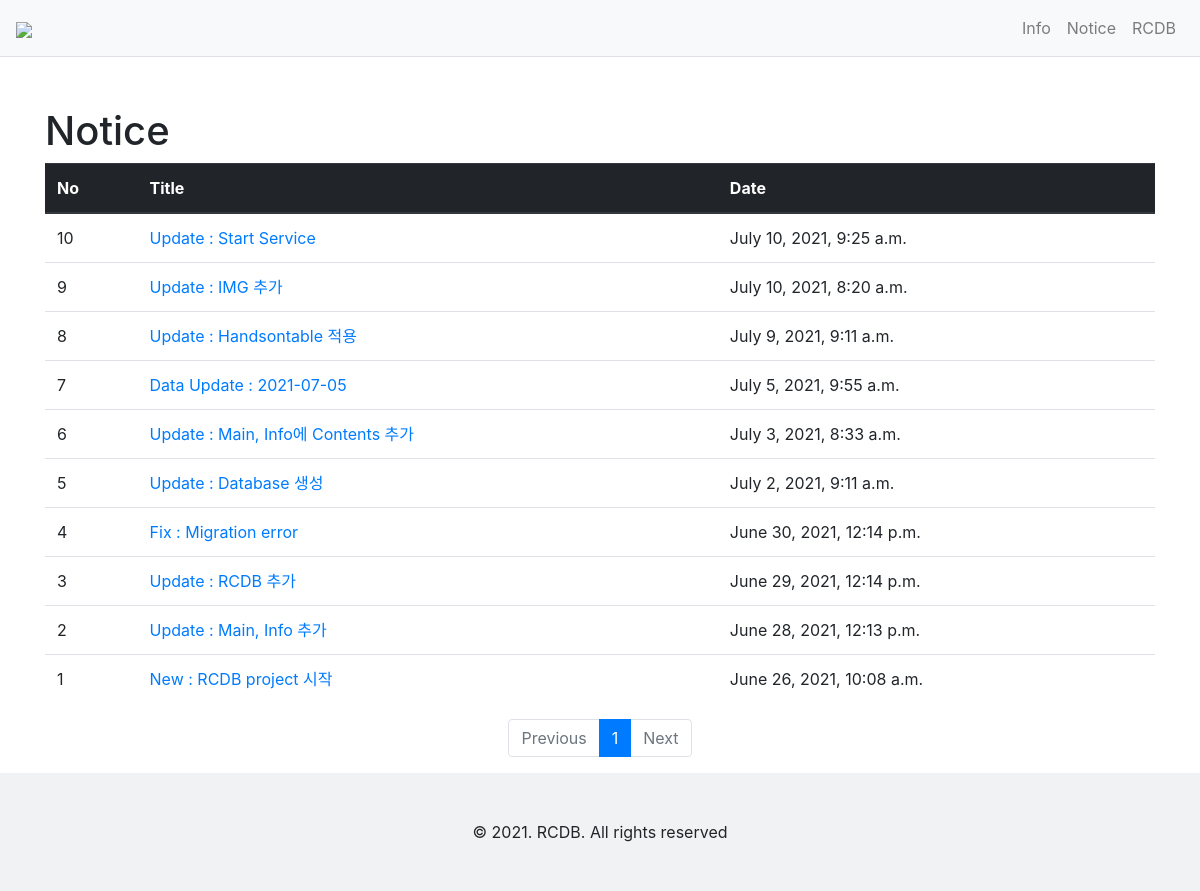
The page /notice/ on the database its author committed.
### notice/models.py (models this page shows, shortened)
class Notice(models.Model):
    subject = models.CharField(max_length=100)
    content = models.TextField()
    create_date = models.DateTimeField()

### notice/views.py (the view)
# urls.py: path('', views.index, name='index'),
def index(request):
    page = request.GET.get('page', '1')
    notice_list = Notice.objects.order_by('-create_date')
    paginator = Paginator(notice_list, 15)
    page_obj = paginator.get_page(page)
    context = {'notice_list': page_obj}
    return render(request, 'notice/notice_list.html', context)

### notice/templatetags/md_filter.py (called while the page is built)
@register.filter
def sub(value, arg):
    return value - arg

### templates/notice/notice_list.html
{% extends 'base.html' %}
{% load md_filter %}
{% block content %}
<div class="container my-3">
    <h1 style="margin-top : 50px ;">Notice</h1>
    <table class="table">
        <thead>
        <tr class="thead-dark">
            <th>No</th>
            <th>Title</th>
            <th>Date</th>
        </tr>
        </thead>
        <tbody>
        {% if notice_list %}
        {% for notice in notice_list %}
        <tr>
            <td>{{ notice_list.paginator.count|sub:notice_list.start_index|sub:forloop.counter0|add:1 }}</td>
            <td>
                <a href="{% url 'notice:detail' notice.id %}">{{ notice.subject }}</a>
            </td>
            <td>{{ notice.create_date }}</td>
        </tr>
        {% endfor %}
        {% else %}
        <tr>
            <td colspan="3">공지가 없습니다.</td>
        </tr>
        {% endif %}
        </tbody>
    </table>
    <ul class="pagination justify-content-center">
        {% if notice_list.has_previous %}
        <li class="page-item">
            <a class="page-link" href="?page={{ notice_list.previous_page_number }}">Previous</a>
        </li>
        {% else %}
        <li class="page-item disabled">
            <a class="page-link" tabindex="-1" aria-disabled="true" href="#">Previous</a>
        </li>
        {% endif %}
        {% for page_number in notice_list.paginator.page_range %}
        {% if page_number >= notice_list.number|add:-5 and page_number <= notice_list.number|add:5 %}
            {% if page_number == notice_list.number %}
            <li class="page-item active" aria-current="page">
                <a class="page-link" href="?page={{ page_number }}">{{ page_number }}</a>
            </li>
            {% else %}
            <li class="page-item">
                <a class="page-link" href="?page={{ page_number }}">{{ page_number }}</a>
            </li>
            {% endif %}
            {% endif %}
        {% endfor %}
        {% if notice_list.has_next %}
        <li class="page-item">
            <a class="page-link" href="?page={{ notice_list.next_page_number }}">Next</a>
        </li>
        {% else %}
        <li class="page-item disabled">
            <a class="page-link" tabindex="-1" aria-disabled="true" href="#">Next</a>
        </li>
        {% endif %}
    </ul>
</div>
{% endblock %}

### rows shown on the page
Notice: paginator.count|sub "10", subject "Update : Start Service", create_date "July 10, 2021, 9:25 a.m."
Notice: paginator.count|sub "9", subject "Update : IMG 추가", create_date "July 10, 2021, 8:20 a.m."
Notice: paginator.count|sub "8", subject "Update : Handsontable 적용", create_date "July 9, 2021, 9:11 a.m."
Notice: paginator.count|sub "7", subject "Data Update : 2021-07-05", create_date "July 5, 2021, 9:55 a.m."
Notice: paginator.count|sub "6", subject "Update : Main, Info에 Contents 추가", create_date "July 3, 2021, 8:33 a.m."
Notice: paginator.count|sub "5", subject "Update : Database 생성", create_date "July 2, 2021, 9:11 a.m."
Notice: paginator.count|sub "4", subject "Fix : Migration error", create_date "June 30, 2021, 12:14 p.m."
Notice: paginator.count|sub "3", subject "Update : RCDB 추가", create_date "June 29, 2021, 12:14 p.m."
Notice: paginator.count|sub "2", subject "Update : Main, Info 추가", create_date "June 28, 2021, 12:13 p.m."
Notice: paginator.count|sub "1", subject "New : RCDB project 시작", create_date "June 26, 2021, 10:08 a.m."

### other values the page prints
{{ page_number }} "1"
